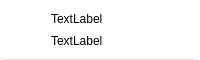
<?xml version="1.0" encoding="UTF-8"?>
<ui version="4.0">
 <class>chatCard</class>
 <widget class="QWidget" name="chatCard">
  <property name="geometry">
   <rect>
    <x>0</x>
    <y>0</y>
    <width>200</width>
    <height>60</height>
   </rect>
  </property>
  <property name="minimumSize">
   <size>
    <width>150</width>
    <height>60</height>
   </size>
  </property>
  <property name="maximumSize">
   <size>
    <width>200</width>
    <height>60</height>
   </size>
  </property>
  <property name="windowTitle">
   <string>Form</string>
  </property>
  <property name="styleSheet">
   <string notr="true">QWidget#chatCard {
    background-color: #ffffff;
    border-bottom: 1px solid #e0e0e0;
    border-radius: 6px;
}
QWidget#chatCard:hover {
    background-color: #f0f4f8;
}
QWidget#chatCard QLabel {
    background-color: transparent;
    border: none;
}
</string>
  </property>
  <layout class="QHBoxLayout" name="horizontalLayout_2">
   <item>
    <layout class="QHBoxLayout" name="horizontalLayout" stretch="1,4">
     <item>
      <widget class="QLabel" name="avatar_label">
       <property name="sizePolicy">
        <sizepolicy hsizetype="Ignored" vsizetype="Preferred">
         <horstretch>0</horstretch>
         <verstretch>0</verstretch>
        </sizepolicy>
       </property>
       <property name="styleSheet">
        <string notr="true">border-radius: 20px;
</string>
       </property>
       <property name="text">
        <string/>
       </property>
       <property name="pixmap">
        <pixmap>user.jpg</pixmap>
       </property>
       <property name="scaledContents">
        <bool>true</bool>
       </property>
      </widget>
     </item>
     <item>
      <layout class="QVBoxLayout" name="verticalLayout">
       <item>
        <widget class="QLabel" name="name_label">
         <property name="text">
          <string>TextLabel</string>
         </property>
        </widget>
       </item>
       <item>
        <widget class="QLabel" name="msg_label">
         <property name="text">
          <string>TextLabel</string>
         </property>
        </widget>
       </item>
      </layout>
     </item>
    </layout>
   </item>
  </layout>
 </widget>
 <resources/>
 <connections/>
</ui>
